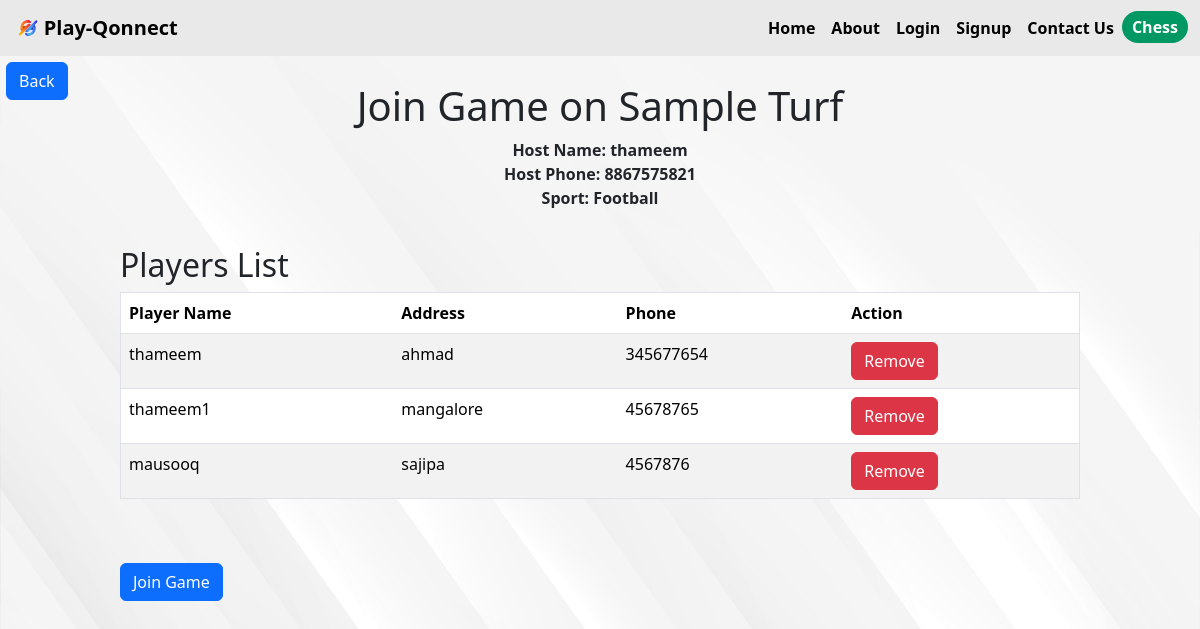
The app's page /turf/1/join_game/1 (signed in) with its own data.
### app.py (models this page shows)
class Turf(db.Model):
    id = db.Column(db.Integer, primary_key=True)
    turf_name = db.Column(db.String(255), nullable=False)
    turf_location = db.Column(db.String(255), nullable=False)
    turf_phone = db.Column(db.Integer, nullable=True)
    __table_args__ = (
        CheckConstraint('LENGTH(CAST(turf_phone AS TEXT)) = 10', name='valid_phone_length'),
    )
    games = db.relationship('Game', backref='turf', lazy=True)
    reviews = db.relationship('TurfReview', backref='turf', lazy=True)

class Game(db.Model):
    id = db.Column(db.Integer, primary_key=True)
    turf_id = db.Column(db.Integer, db.ForeignKey('turf.id'), nullable=False)
    host_name = db.Column(db.String(255), nullable=False)
    host_phone = db.Column(db.Integer, nullable=True)
    game_time = db.Column(db.DateTime, nullable=False)
    sports = db.Column(db.String(50), nullable=False)
    players = db.relationship('Player', backref='game', lazy=True)

class Player(db.Model):
    id = db.Column(db.Integer, primary_key=True)
    game_id = db.Column(db.Integer, db.ForeignKey('game.id'), nullable=False)
    player_name = db.Column(db.String(255), nullable=False)
    player_address = db.Column(db.String(255), nullable=False)
    player_phone = db.Column(db.String(15), nullable=True)

### app.py (the view, shortened to what this page needs)
@app.route('/turf/<int:turf_id>/join_game/<int:game_id>', methods=['GET', 'POST'])
@login_required
def join_game(turf_id, game_id):
    turf = Turf.query.get_or_404(turf_id)
    game = Game.query.get_or_404(game_id)
    return render_template('join_game.html', turf=turf, game=game)

### app.py (called while the page is built)
@login_manager.user_loader
def load_user(user_id):
    return User.query.get(int(user_id))

### templates/join_game.html (shortened to what this page needs)
{% extends 'layout.html' %} {% block title %} Join Game {% endblock title %} {%
block body %}
<a
  class="btn btn-primary"
  style="margin: 0.5%"
  href="{{ url_for('turf_detail',turf_id=turf.id) }}"
>
  Back
</a>
<div class="turfhead" style="margin: -2%">
  <h1>Join Game on {{ turf.turf_name }}</h1>
  <p style="font-weight: bold">
    Host Name: {{game.host_name}}
    <br />
    Host Phone: {{ game.host_phone }}
    <br />
    Sport: {{game.sports}}
  </p>
</div>
<div class="turftab">
  <h2>Players List</h2>
  <table border="1" class="table table-striped">
    <thead>
      <tr>
        <th>Player Name</th>
        <th>Address</th>
        <th>Phone</th>
        <th>Action</th>
      </tr>
    </thead>
    <tbody>
      {% for player in game.players %}
      <tr>
        <td>{{ player.player_name }}</td>
        <td>{{ player.player_address }}</td>
        <td>{{ player.player_phone }}</td>
        <td>
          {% if current_user.username == game.host_name %}
          <form
            method="POST"
            action="{{ url_for('remove_player', player_id=player.id) }}"
            style="display: inline"
          >
            <button type="submit" class="btn btn-danger">Remove</button>
          </form>
          {% endif %}
        </td>
      </tr>
      {% endfor %}
    </tbody>
  </table>
  <br />
  <br />
  <button
    class="btn btn-primary"
    id="toggleJoinGameFormBtn"
    onclick="toggleJoinGameForm()"
  >
    Join Game
  </button>
  <br />
  <br />
</div>
{% endblock body %}

### static/css/style.css (style rules this page uses)
html, body { overflow-x: hidden; }
body { background-image: url(../img/17580.jpg); background-size: 100% 180%; background-repeat: no-repeat; object-fit: cover; scroll-behavior: smooth; }
.turftab { width: 80%; margin: auto; margin-top: 5%; }
.turfhead { text-align: center; }

### records on screen
Turf: turf_name "Sample Turf"
Game: host_name "thameem", host_phone "8867575821", sports "Football"
Player: player_name "thameem", player_address "ahmad", player_phone "345677654"
Player: player_name "thameem1", player_address "mangalore", player_phone "45678765"
Player: player_name "mausooq", player_address "sajipa", player_phone "4567876"
